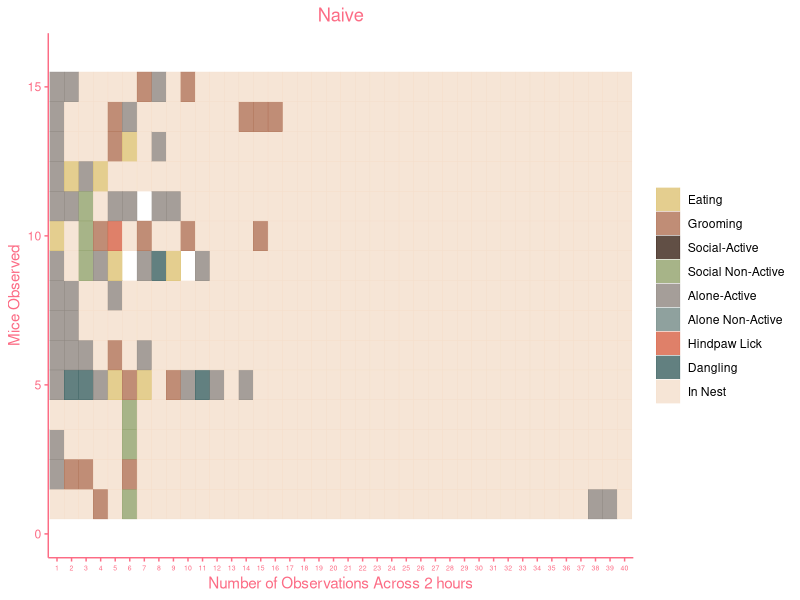
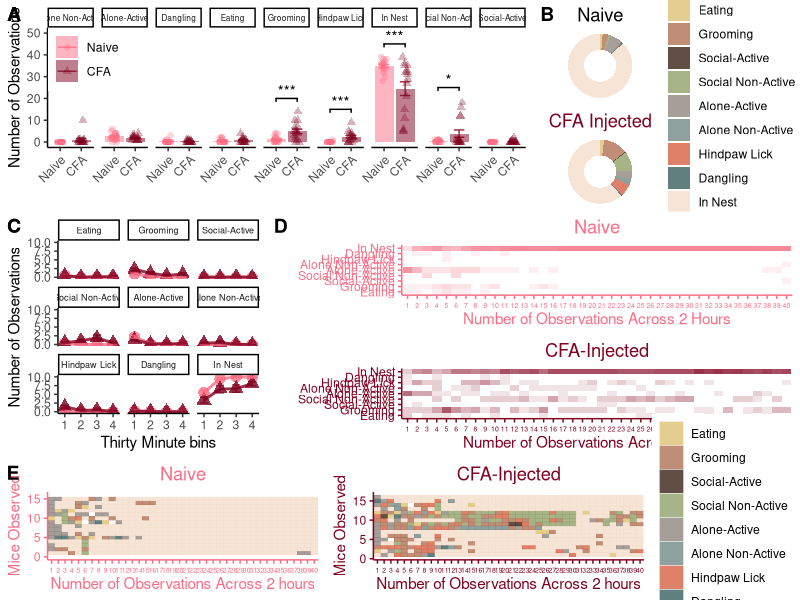

These charts were generated, in order, by the following R code: (Note: this script raises an error after producing the figures.)
## ---- chunk 1
knitr::opts_chunk$set(echo = TRUE)
library(tidyverse)
library(reshape2)
library(ggpubr)

options(scipen = 999)
## ---- chunk 2
male_data <- read_csv("Data/F_HC_CFA_R.csv")
male_data$Condition <- as.character(male_data$Condition)
male_data$Condition <- factor(male_data$Condition,levels = unique(male_data$Condition))

m_male_data <- melt(male_data, id.vars=c("ID","Condition"))
m_male_data$value <- factor(m_male_data$value,
                            levels=c(1:10),
                            labels=c("Eating","Grooming","Social-Active","Social Non-Active","Alone-Active","Alone Non-Active","Hindpaw Lick","Digging","Dangling","In Nest"))

m_male_data$x <- as.character(m_male_data$variable)

m_male_data$Obs_value <- word(m_male_data$x, 2, sep="_") %>%
  factor(levels=c(1:40))

colnames(m_male_data) <- c("ID","Condition","variable","value","Junk","Obs_value")

a <- m_male_data %>%
  group_by(ID,Condition,value) %>%
  summarise(
    my_count=n()
  ) 
  
b <- dcast(a,ID+Condition~value,value.var = "my_count")

b <- b %>% 
  mutate_at(c(3:11), ~replace(., is.na(.), 0))

c <- melt(b,id.vars = c("ID","Condition"))%>%
  filter (variable != "Digging")
  
d <- c %>%
  group_by(Condition,variable) %>%
  summarise(
    n=n(),
    mean=mean(value),
    sd=sd(value)
  ) %>% mutate(se = sd / sqrt(n-1)) %>%
  ggplot(aes(x=Condition,y=mean,colour=Condition,fill=Condition))+
  geom_bar(stat="identity",alpha=0.5,colour=NA)+
  geom_errorbar(aes(x=Condition,ymin=mean-se,ymax=mean+se),width=0.5,alpha=0.8)+
  scale_colour_manual(values=c("#FC6C85", "#800020"))+
  scale_fill_manual(values=c("#FC6C85", "#800020"))+
  facet_wrap(~variable,ncol=9)+
  theme_classic()+
  theme(legend.position = c(0,1), legend.justification = c(0,1))+
  theme(plot.title=element_text(hjust=0.5))+
  theme(axis.text.x = element_text(angle = 45, vjust = 1, hjust=1))+
  theme(strip.text=element_text(size=6.))+
  ylim(0,50)

A <- d + 
  geom_jitter(data=c,aes(x=Condition,y=value,shape=Condition),size=2,alpha=0.3,height=0,width=0.15)+
  labs(x="",y="Number of Observations",colour=NULL,fill=NULL,shape=NULL)

x <- data.frame(variable = c("Grooming", "Social Non-Active", "Hindpaw Lick","In Nest"),
                Condition = c("Naive","Naive","Naive","Naive"),
                end = c("CFA","CFA","CFA","CFA"),
                y = c(20,25,15,45),
                label=c("***","*","***","***"))

A <- A +
  geom_signif(data=x,aes(xmin=Condition,xmax=end,annotations=label,y_position = y),colour="black",manual=TRUE)
## ---- chunk 3
a <- m_male_data %>%
  group_by(ID,Condition,value) %>%
  summarise(
    my_count=n()
  ) 
  
b <- dcast(a,ID+Condition~value,value.var = "my_count")

b <- b %>% 
  mutate_at(c(3:11), ~replace(., is.na(.), 0))

c <- melt(b,id.vars = c("ID","Condition"))%>%
  filter (variable != "Digging")
  
d <- c %>%
  group_by(Condition,variable) %>%
  summarise(
    n=n(),
    mean=mean(value),
    sd=sd(value)
  ) %>% mutate(se = sd / sqrt(n-1))

d$perc = (d$mean / 40) * 100

Naives <- d[d$Condition == "Naive", ]
Naives$perc <- (Naives$mean / 40) * 100
CFAs <- d[d$Condition == "CFA", ]
CFAs$perc  <- (CFAs$mean / 40) * 100

Naives$ymax = cumsum(Naives$perc)
Naives$ymin = c(0,head(Naives$ymax,n=-1))

CFAs$ymax = cumsum(CFAs$perc)
CFAs$ymin = c(0,head(CFAs$ymax,n=-1))

my_colours <- c("#ddc173","#b07154","#3a2317", "#91a16a","#8e8680","#738986","#d76144","#3b6061","#f4decb")

a <- ggplot(Naives, aes(ymax=ymax, ymin=ymin, xmax=4, xmin=3, fill=variable))+
  geom_rect(alpha=0.8) +
  scale_fill_manual(values=my_colours)+
  coord_polar(theta="y")+
  theme_void()+
  theme(plot.title=element_text(hjust = 0.5))+
  labs(fill=NULL,title="Naive")+
  xlim(c(2,4))

b <- ggplot(CFAs, aes(ymax=ymax, ymin=ymin, xmax=4, xmin=3, fill=variable))+
  geom_rect(alpha=0.8) +
  scale_fill_manual(values=my_colours)+
  coord_polar(theta="y")+
  theme_void()+
  theme(plot.title=element_text(hjust = 0.5,colour="#800020"))+
  labs(fill=NULL,title="CFA Injected")+
  xlim(c(2,4))

Donuts <- ggarrange(a,b,nrow=2,ncol=1,common.legend = TRUE,legend = "right")
## ---- chunk 4
my_colours <- c("#ddc173","#b07154","#3a2317", "#91a16a","#8e8680","#738986","#d76144","#3b6061","#f4decb")

N_mice <- m_male_data[m_male_data$Condition == "Naive", ]
CFA_mice <- m_male_data[m_male_data$Condition == "CFA", ]

xtra <- data.frame(
  ID = c(0,0),
  Condition = c("Naive","Naive"),
  variable = c("Obs_0","Obs_0"),
  value = c("Alone Non-Active","Social-Active"),
  Junk = c("Obs_0","Obs_0"),
  Obs_value = c(40,40)
)

N_2 <- rbind(N_mice,xtra)

N_2$dumm_ID <- c(rep(1:16,40),rep(0,2))

a <- N_2 %>%
  filter(value != "Digging") %>%
  ggplot(aes(x=dumm_ID,y=Obs_value,colour=value,fill=value))+
  geom_tile(alpha=0.8)+
  scale_colour_manual(values = my_colours)+
  scale_fill_manual(values = my_colours)+
  theme_classic()+
  theme(plot.title=element_text(hjust=0.5))+
  theme(axis.text.x = element_text(size=5))+
  theme(
    axis.text = element_text(colour="#FC6C85"),
    axis.ticks = element_line(colour="#FC6C85"),
    axis.line = element_line(colour="#FC6C85"),
    axis.title = element_text(colour = "#FC6C85"),
    plot.title=element_text(colour="#FC6C85"))+
  coord_flip()+
  labs(y="Number of Observations Across 2 hours", 
       x="Mice Observed",title="Naive",
       colour=NULL,fill=NULL)+
  xlim(0,16)
a

b <- CFA_mice %>%
  mutate(dumm_ID=rep(1:16,40)) %>%
  filter(value != "Digging") %>% 
  ggplot(aes(x=dumm_ID,y=Obs_value,colour=value,fill=value))+
  geom_tile(alpha=0.8)+
  scale_colour_manual(values = my_colours)+
  scale_fill_manual(values = my_colours)+
  theme_classic()+
  theme(plot.title=element_text(hjust=0.5))+
  theme(axis.text.x = element_text(size=5))+
  theme(
    axis.text = element_text(colour="#800020"),
    axis.ticks = element_line(colour="#800020"),
    axis.line = element_line(colour="#800020"),
    axis.title = element_text(colour = "#800020"),
    plot.title=element_text(colour="#800020"))+
  coord_flip()+
  labs(y="Number of Observations Across 2 hours", x="Mice Observed",title="CFA-Injected",colour=NULL,fill=NULL)

c <- N_2 %>%
  filter(value != "Digging") %>%
  ggplot(aes(x=Obs_value,y=value))+
  geom_tile(alpha=0.1,fill="#FC6C85")+
  theme_classic()+
  theme(plot.title=element_text(hjust=0.5))+
  theme(axis.text.x = element_text(size=5))+
    theme(
    axis.text = element_text(colour="#FC6C85"),
    axis.ticks = element_line(colour="#FC6C85"),
    axis.line = element_line(colour="#FC6C85"),
    axis.title = element_text(colour = "#FC6C85"),
    plot.title=element_text(colour="#FC6C85"))+
  labs(x="Number of Observations Across 2 Hours",y="",title="Naive")

d <- CFA_mice  %>%
  filter(value != "Digging") %>%
  ggplot(aes(x=Obs_value,y=value))+
  geom_tile(alpha=0.1,fill="#800020")+
  theme_classic()+
  theme(plot.title=element_text(hjust=0.5))+
  theme(axis.text.x = element_text(size=5))+
  theme(
    axis.text = element_text(colour="#800020"),
    axis.ticks = element_line(colour="#800020"),
    axis.line = element_line(colour="#800020"),
    axis.title = element_text(colour = "#800020"),
    plot.title=element_text(colour="#800020"))+
  labs(x="Number of Observations Across 2 Hours",y="",title="CFA-Injected")

C <- ggarrange(a,b,nrow=1,ncol=2,common.legend = TRUE,legend = "right")

D <- ggarrange(c,d,nrow=2,ncol=1)

## ---- chunk 5
thirty_min_bins <- as.data.frame(rep(1:4,each=(320)))
colnames(thirty_min_bins) <- "x"
m_male_data$thirty_bins <- thirty_min_bins$x

a <- m_male_data %>%
  group_by(ID,Condition,value,thirty_bins) %>%
  summarise(
    my_count=n()
  ) 
  
b <- dcast(a,ID+Condition+thirty_bins~value,value.var = "my_count")

b <- b %>% 
  mutate_at(c(4:13), ~replace(., is.na(.), 0))

c <- melt(b,id.vars = c("ID","Condition","thirty_bins"))%>%
  filter (variable != "Digging")

B <- c %>% 
  group_by(Condition,variable,thirty_bins) %>%
  summarise(
    n=n(),
    mean=mean(value),
    sd=sd(value)
  ) %>% mutate(se = sd / sqrt(n)) %>%
  ggplot(aes(x=thirty_bins,y=mean,colour=Condition,shape=Condition))+
  geom_point(size=3.5,alpha=0.8)+
  geom_errorbar(aes(x=thirty_bins,ymin=mean-se,ymax=mean+se),width=0.5,alpha=0.8)+
  geom_line(size=1,alpha=0.8)+
  scale_colour_manual(values=c("#FC6C85","#800020"))+
  theme_classic()+
  theme(legend.position = "none")+
  labs(x="Thirty Minute bins",y="Number of Observations")+
  facet_wrap(~variable,ncol=3)+
  theme(strip.text=element_text(size=6.5))

top <- ggarrange(A,Donuts,
                 nrow=1,ncol=2,
                 widths=c(2,1),
                 labels=c("A","B"))
middle <- ggarrange(B,D,nrow=1,ncol=2,widths=c(1,2),labels=c("C","D"))

HC_panel <- ggarrange(top,middle,C,nrow=3,ncol=1,heights=c(1.5,1.75,1),labels = c("A","C","E"))+
  theme(panel.background = element_rect(fill="#FFFFFF",colour="#FFFFFF"))+
  theme(plot.background = element_rect(fill = "#FFFFFF", colour="#FFFFFF"))
ggsave("Figs/2_female_HC_panel.png",height=9,width=11,dpi=300)
# ggsave("Figs/tiffs/2_female_HC_panel.tiff",height=9,width=11,dpi=700,device="tiff",bg="white")
## ---- chunk 6
knitr::include_graphics("Figs/2_female_HC_panel.png")
## ---- chunk 7
# All behaviours in the model throws an error - it knows that you need to leave one out I suppose. 
## I thought originally that I would leave time in the nest out, but bc there is a clear sex difference in that behaviour I chose eating instead here: 

fit <- manova(cbind(Grooming,`Social-Active`,`Social Non-Active`,`Alone-Active`,`Alone Non-Active`,`Hindpaw Lick`,`Dangling`,`In Nest`) ~ Condition, data=b)
summary(fit)
## ---- chunk 8
# Prints out the individual ANOVAs for each behaviour
summary.aov(fit)
